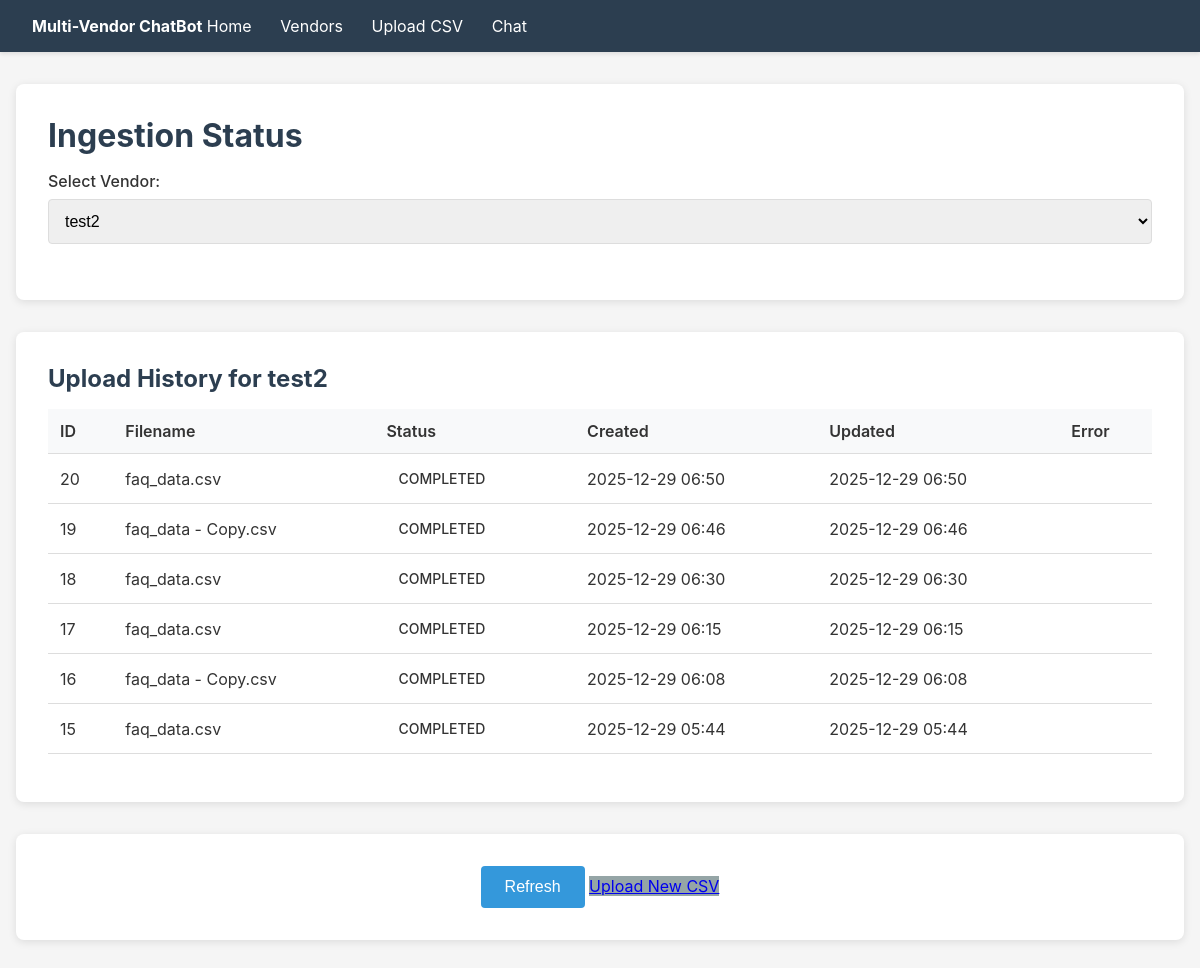
The page /ingestion/?vendor_id=4 on the database its author committed.
### django_backend/vendor_faqs/models.py (models this page shows, shortened)
class Vendor(models.Model):
    name = models.CharField(max_length=200)
    slug = models.SlugField(max_length=200, unique=True)

class VendorCSVUpload(models.Model):
    STATUS_PENDING = 'pending'
    STATUS_PROCESSING = 'processing'
    STATUS_COMPLETED = 'completed'
    STATUS_FAILED = 'failed'
    STATUS_CHOICES = [
        (STATUS_PENDING, 'Pending'),
        (STATUS_PROCESSING, 'Processing'),
        (STATUS_COMPLETED, 'Completed'),
        (STATUS_FAILED, 'Failed'),
    ]
    vendor = models.ForeignKey(Vendor, on_delete=models.CASCADE, related_name='uploads')
    file = models.FileField(upload_to='vendor_uploads/%Y/%m/')
    filename = models.CharField(max_length=512, blank=True)
    status = models.CharField(max_length=32, choices=STATUS_CHOICES, default=STATUS_PENDING)
    created_at = models.DateTimeField(auto_now_add=True)
    updated_at = models.DateTimeField(auto_now=True)
    error_message = models.TextField(blank=True)

### django_backend/vendor_faqs/views.py (the view)
# urls.py: path('ingestion/', views.ingestion_status_view, name='ingestion_status_view'),
def ingestion_status_view(request):
    selected_vendor_id = request.GET.get('vendor_id')
    vendors = Vendor.objects.all()
    uploads = []
    selected_vendor = None
    if selected_vendor_id:
        selected_vendor = get_object_or_404(Vendor, pk=selected_vendor_id)
        uploads = selected_vendor.uploads.order_by('-created_at')
    return render(request, 'ingestion_status.html', {
        'vendors': vendors,
        'selected_vendor_id': int(selected_vendor_id) if selected_vendor_id else None,
        'selected_vendor': selected_vendor,
        'uploads': uploads,
    })

### django_backend/vendor_faqs/templates/ingestion_status.html (shortened to what this page needs)
{% extends "base.html" %}
{% block content %}
<div class="card">
    <h1>Ingestion Status</h1>
    <div class="form-group">
        <label for="vendor_id">Select Vendor:</label>
        <select id="vendor_id" onchange="selectVendor()">
            {% for vendor in vendors %}
                <option value="{{ vendor.id }}" {% if selected_vendor_id == vendor.id %}selected{% endif %}>
                    {{ vendor.name }}
                </option>
            {% endfor %}
        </select>
    </div>
</div>
{% if selected_vendor %}
<div class="card">
    <h2>Upload History for {{ selected_vendor.name }}</h2>
    {% if uploads %}
        <table>
            <thead>
                <tr>
                    <th>ID</th>
                    <th>Filename</th>
                    <th>Status</th>
                    <th>Created</th>
                    <th>Updated</th>
                    <th>Error</th>
                </tr>
            </thead>
            <tbody>
                {% for upload in uploads %}
                <tr>
                    <td>{{ upload.id }}</td>
                    <td>{{ upload.filename }}</td>
                    <td>
                        <span class="badge badge-{{ upload.status }}">{{ upload.status|upper }}</span>
                    </td>
                    <td>{{ upload.created_at|date:"Y-m-d H:i" }}</td>
                    <td>{{ upload.updated_at|date:"Y-m-d H:i" }}</td>
                    <td>
                    </td>
                </tr>
                {% endfor %}
            </tbody>
        </table>
    {% else %}
        <p>No uploads for this vendor yet. <a href="/upload/?vendor_id={{ selected_vendor.id }}">Upload a CSV</a></p>
    {% endif %}
</div>
<div class="card" style="text-align: center;">
    <button onclick="location.reload()">Refresh</button>
    <a href="/upload/?vendor_id={{ selected_vendor.id }}" class="btn-secondary">Upload New CSV</a>
</div>
{% else %}
<div class="card">
    <p>Select a vendor above to view ingestion status.</p>
</div>
{% endif %}
{% endblock %}

### django_backend/vendor_faqs/templates/base.html (style rules this page uses)
* { margin: 0; padding: 0; box-sizing: border-box; }
body { font-family: -apple-system, BlinkMacSystemFont, 'Segoe UI', Roboto, 'Helvetica Neue', Arial, sans-serif; background: #f5f5f5; color: #333; }
h1, h2 { margin-bottom: 1rem; color: #2c3e50; }
.card { background: white; border-radius: 8px; padding: 2rem; margin-bottom: 2rem; box-shadow: 0 2px 8px rgba(0,0,0,0.1); }
.form-group { margin-bottom: 1.5rem; }
label { display: block; margin-bottom: 0.5rem; font-weight: 500; }
input[type="text"], input[type="number"], input[type="file"], select { width: 100%; padding: 0.75rem; border: 1px solid #ddd; border-radius: 4px; font-size: 1rem; }
button { background: #3498db; color: white; padding: 0.75rem 1.5rem; border: none; border-radius: 4px; cursor: pointer; font-size: 1rem; }
.btn-secondary { background: #95a5a6; }
table { width: 100%; border-collapse: collapse; margin-bottom: 1rem; }
table th, table td { padding: 0.75rem; text-align: left; border-bottom: 1px solid #ddd; }
table th { background: #f8f9fa; font-weight: 600; }
.badge { display: inline-block; padding: 0.25rem 0.75rem; border-radius: 12px; font-size: 0.875rem; font-weight: 500; }

### rows shown on the page
Vendor: name "test2"
VendorCSVUpload: id "20", filename "faq_data.csv", status "COMPLETED", created_at "2025-12-29 06:50", updated_at "2025-12-29 06:50"
VendorCSVUpload: id "19", filename "faq_data - Copy.csv", status "COMPLETED", created_at "2025-12-29 06:46", updated_at "2025-12-29 06:46"
VendorCSVUpload: id "18", filename "faq_data.csv", status "COMPLETED", created_at "2025-12-29 06:30", updated_at "2025-12-29 06:30"
VendorCSVUpload: id "17", filename "faq_data.csv", status "COMPLETED", created_at "2025-12-29 06:15", updated_at "2025-12-29 06:15"
VendorCSVUpload: id "16", filename "faq_data - Copy.csv", status "COMPLETED", created_at "2025-12-29 06:08", updated_at "2025-12-29 06:08"
VendorCSVUpload: id "15", filename "faq_data.csv", status "COMPLETED", created_at "2025-12-29 05:44", updated_at "2025-12-29 05:44"

### other values the page prints
form field value "test2"
